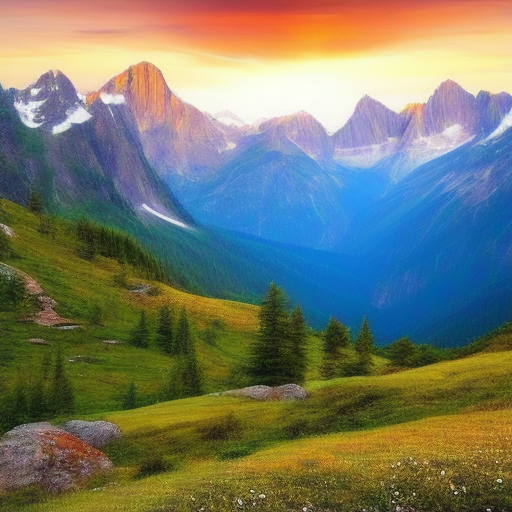

Write Python code to recreate this figure.
#!/usr/bin/env python3
import mlx.core as mx
import numpy as np
from PIL import Image
from stable_diffusion import StableDiffusion
from corpus_mlx.sd_wrapper_fixed import CorePulseStableDiffusion

def main():
    print("Loading Stable Diffusion model...")
    sd = StableDiffusion("stabilityai/stable-diffusion-2-1-base", float16=True)
    cpsd = CorePulseStableDiffusion(sd)

    print("Generating: 'a beautiful mountain landscape'")
    latents = cpsd.generate_latents(
        base_prompt="a beautiful mountain landscape",
        negative_text="low quality, blurry",
        num_steps=10, cfg_weight=7.5,
        n_images=1, height=512, width=512, seed=42
    )
    
    for x_t in latents: 
        mx.eval(x_t)
    
    print("Decoding image...")
    img = sd.decode(x_t)
    mx.eval(img)
    
    # Save image using PIL
    img_np = np.array(img)
    img_np = (img_np * 255).astype(np.uint8)
    im = Image.fromarray(img_np[0])  # Take first image
    im.save("test_fixed.png")
    print("Image saved to test_fixed.png")

if __name__ == "__main__":
    main()